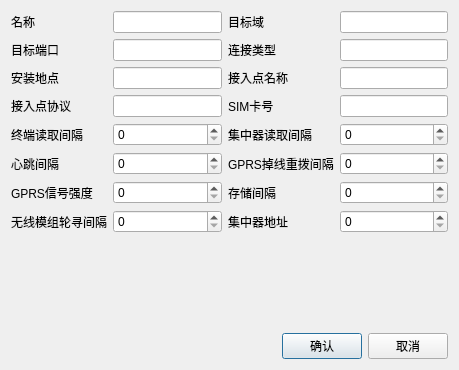
<?xml version="1.0" encoding="UTF-8"?>
<ui version="4.0">
 <class>ConcentratorEditDlg</class>
 <widget class="QDialog" name="ConcentratorEditDlg">
  <property name="geometry">
   <rect>
    <x>0</x>
    <y>0</y>
    <width>459</width>
    <height>370</height>
   </rect>
  </property>
  <property name="windowTitle">
   <string>Dialog</string>
  </property>
  <layout class="QVBoxLayout" name="verticalLayout">
   <item>
    <layout class="QGridLayout" name="gridLayout">
     <item row="0" column="0">
      <widget class="QLabel" name="label">
       <property name="text">
        <string>名称</string>
       </property>
      </widget>
     </item>
     <item row="0" column="1">
      <widget class="QLineEdit" name="leName"/>
     </item>
     <item row="0" column="2">
      <widget class="QLabel" name="label_2">
       <property name="text">
        <string>目标域</string>
       </property>
      </widget>
     </item>
     <item row="0" column="3">
      <widget class="QLineEdit" name="leDestIP"/>
     </item>
     <item row="1" column="0">
      <widget class="QLabel" name="label_3">
       <property name="text">
        <string>目标端口</string>
       </property>
      </widget>
     </item>
     <item row="1" column="1">
      <widget class="QLineEdit" name="leDestPort"/>
     </item>
     <item row="1" column="2">
      <widget class="QLabel" name="label_4">
       <property name="text">
        <string>连接类型</string>
       </property>
      </widget>
     </item>
     <item row="1" column="3">
      <widget class="QLineEdit" name="leType"/>
     </item>
     <item row="2" column="0">
      <widget class="QLabel" name="label_5">
       <property name="text">
        <string>安装地点</string>
       </property>
      </widget>
     </item>
     <item row="2" column="1">
      <widget class="QLineEdit" name="leInstallAddr"/>
     </item>
     <item row="2" column="2">
      <widget class="QLabel" name="label_6">
       <property name="text">
        <string>接入点名称</string>
       </property>
      </widget>
     </item>
     <item row="2" column="3">
      <widget class="QLineEdit" name="leApName"/>
     </item>
     <item row="3" column="0">
      <widget class="QLabel" name="label_7">
       <property name="text">
        <string>接入点协议</string>
       </property>
      </widget>
     </item>
     <item row="3" column="1">
      <widget class="QLineEdit" name="leApProtocol"/>
     </item>
     <item row="3" column="2">
      <widget class="QLabel" name="label_8">
       <property name="text">
        <string>SIM卡号</string>
       </property>
      </widget>
     </item>
     <item row="3" column="3">
      <widget class="QLineEdit" name="leSimNumber"/>
     </item>
     <item row="4" column="0">
      <widget class="QLabel" name="label_9">
       <property name="text">
        <string>终端读取间隔</string>
       </property>
      </widget>
     </item>
     <item row="4" column="1">
      <widget class="QSpinBox" name="sbTerminalTimer"/>
     </item>
     <item row="4" column="2">
      <widget class="QLabel" name="label_10">
       <property name="text">
        <string>集中器读取间隔</string>
       </property>
      </widget>
     </item>
     <item row="4" column="3">
      <widget class="QSpinBox" name="sbConTimer"/>
     </item>
     <item row="5" column="0">
      <widget class="QLabel" name="label_11">
       <property name="text">
        <string>心跳间隔</string>
       </property>
      </widget>
     </item>
     <item row="5" column="1">
      <widget class="QSpinBox" name="sbHeartTimer"/>
     </item>
     <item row="5" column="2">
      <widget class="QLabel" name="label_12">
       <property name="text">
        <string>GPRS掉线重拨间隔</string>
       </property>
      </widget>
     </item>
     <item row="5" column="3">
      <widget class="QSpinBox" name="sbGprsReConTimer"/>
     </item>
     <item row="6" column="0">
      <widget class="QLabel" name="label_13">
       <property name="text">
        <string>GPRS信号强度</string>
       </property>
      </widget>
     </item>
     <item row="6" column="1">
      <widget class="QSpinBox" name="sbGprsSigStrength"/>
     </item>
     <item row="6" column="2">
      <widget class="QLabel" name="label_14">
       <property name="text">
        <string>存储间隔</string>
       </property>
      </widget>
     </item>
     <item row="6" column="3">
      <widget class="QSpinBox" name="sbSaveTimer"/>
     </item>
     <item row="7" column="0">
      <widget class="QLabel" name="label_15">
       <property name="text">
        <string>无线模组轮寻间隔</string>
       </property>
      </widget>
     </item>
     <item row="7" column="1">
      <widget class="QSpinBox" name="sbLoopTimer"/>
     </item>
     <item row="7" column="2">
      <widget class="QLabel" name="label_16">
       <property name="text">
        <string>集中器地址</string>
       </property>
      </widget>
     </item>
     <item row="7" column="3">
      <widget class="QSpinBox" name="sbConAddr"/>
     </item>
    </layout>
   </item>
   <item>
    <spacer name="verticalSpacer">
     <property name="orientation">
      <enum>Qt::Vertical</enum>
     </property>
     <property name="sizeHint" stdset="0">
      <size>
       <width>20</width>
       <height>39</height>
      </size>
     </property>
    </spacer>
   </item>
   <item>
    <layout class="QHBoxLayout" name="horizontalLayout">
     <item>
      <spacer name="horizontalSpacer">
       <property name="orientation">
        <enum>Qt::Horizontal</enum>
       </property>
       <property name="sizeHint" stdset="0">
        <size>
         <width>40</width>
         <height>20</height>
        </size>
       </property>
      </spacer>
     </item>
     <item>
      <widget class="QPushButton" name="btnOK">
       <property name="text">
        <string>确认</string>
       </property>
      </widget>
     </item>
     <item>
      <widget class="QPushButton" name="btnCancel">
       <property name="text">
        <string>取消</string>
       </property>
      </widget>
     </item>
    </layout>
   </item>
  </layout>
 </widget>
 <resources/>
 <connections/>
</ui>
